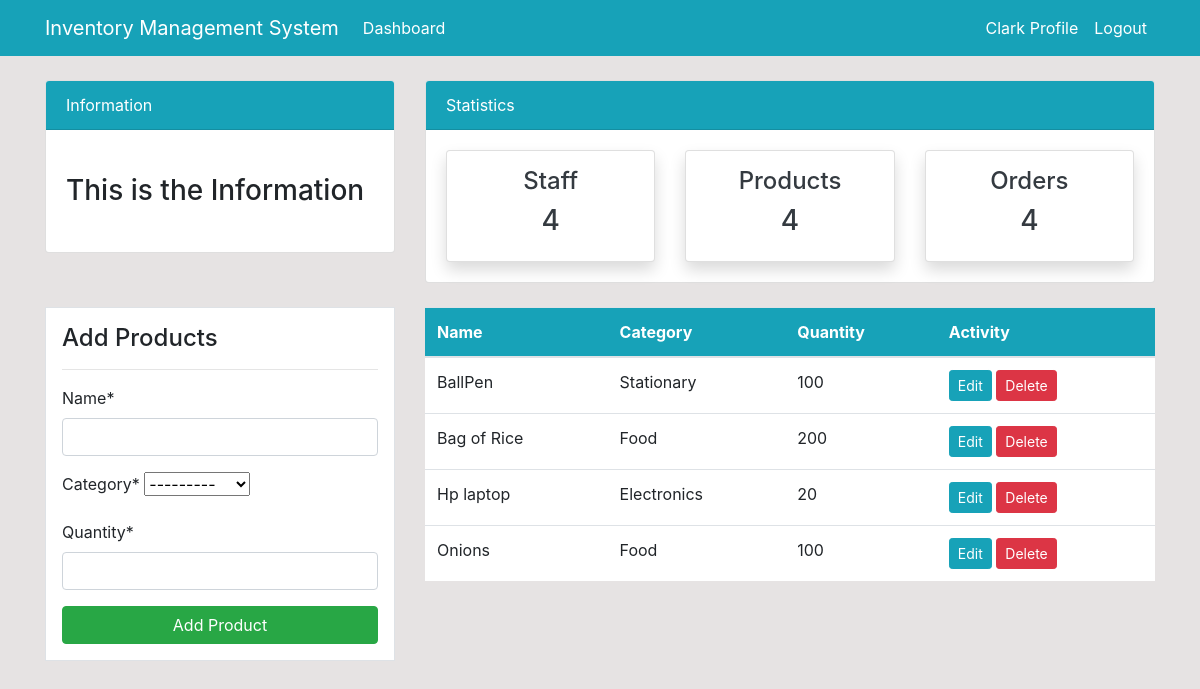
Before: /product/ (signed in) with the older database file.
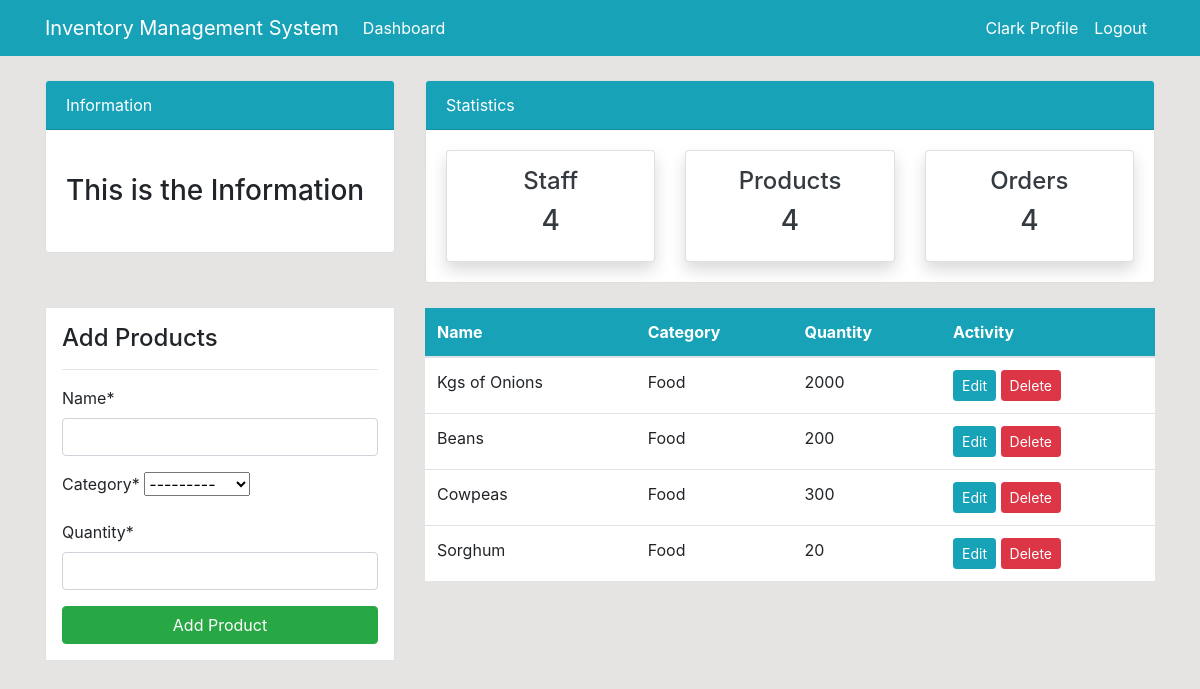
After: the same page with the newer database file.
### dashboard/models.py (models this page shows, shortened)
class Product(models.Model):
    name = models.CharField(max_length =100, null=True)
    category = models.CharField(max_length=20, choices = CATEGORY, null=True)
    quantity = models.PositiveIntegerField(null=True)
    class Meta:
        verbose_name_plural = 'Product'

### dashboard/views.py (the view)
# urls.py: path('product/', views.product, name = 'dashboard-product'),
@login_required
def product(request):
    items = Product.objects.all() #using ORM
    if request.method == 'POST':
        form = ProductForm(request.POST)
        if form.is_valid():
            form.save()
            product_name = form.cleaned_data.get('name')
            messages.success(request, f'{product_name} has been added')
            return redirect("dashboard-product")
    else:
        form = ProductForm()
    context ={
        'items': items,
        'form' : form,
    }
    return render(request, 'dashboard/product.html', context)

### dashboard/forms.py
class ProductForm(forms.ModelForm):
    class Meta:
        model = Product
        fields = ['name', 'category', 'quantity']

### templates/dashboard/product.html (shortened to what this page needs)
{% extends 'partials/base.html' %}
{% block content %}
{% include 'partials/topnav.html'%}
{% load crispy_forms_tags %}
<div class="container">
    <div class="row my-4">
    <div class="col-md-4">
    <div class="border bg-white p-3">
    <h4>Add Products</h4>
    <hr>
    <form  method = "POST">
       {{ form|crispy }}
       <input class="btn btn-success btn-block" type="submit" value="Add Product">
    </form>
    </div>
    </div>
    <div class="col-md-8">
    <table class="table bg-white">
    <thead class="bg-info">
    <tr class="text-white">
    <th scope="col">Name</th>
    <th scope="col">Category</th>
    <th scope="col">Quantity</th>
    <th scope="col">Activity</th>
    </tr>
    </thead>
    <tbody>
    {% for item in items  %}
    <tr>
    <td>{{ item.name }}</td>
    <td>{{ item.category }}</td>
    <td>{{ item.quantity }}</td>
    <td>
    <a class="btn btn-info btn-sm" href="{% url 'dashboard-product-update' item.id %}">Edit</a>
    <a class="btn btn-danger btn-sm" href="{% url 'dashboard-product-delete' item.id %}">Delete</a>
    </td>
    </tr>
    {% endfor %}
    </tbody>
    </table>
    </div>
    </div>
    </div>
{% endblock %}

Changed rows visible on the page:
removed Product: name "BallPen", category "Stationary", quantity "100"
removed Product: name "Bag of Rice", category "Food", quantity "200"
removed Product: name "Hp laptop", category "Electronics", quantity "20"
changed Product: name "Onions" → "Kgs of Onions"; quantity "100" → "2000"
added Product: name "Beans", category "Food", quantity "200"
added Product: name "Cowpeas", category "Food", quantity "300"
added Product: name "Sorghum", category "Food", quantity "20"
